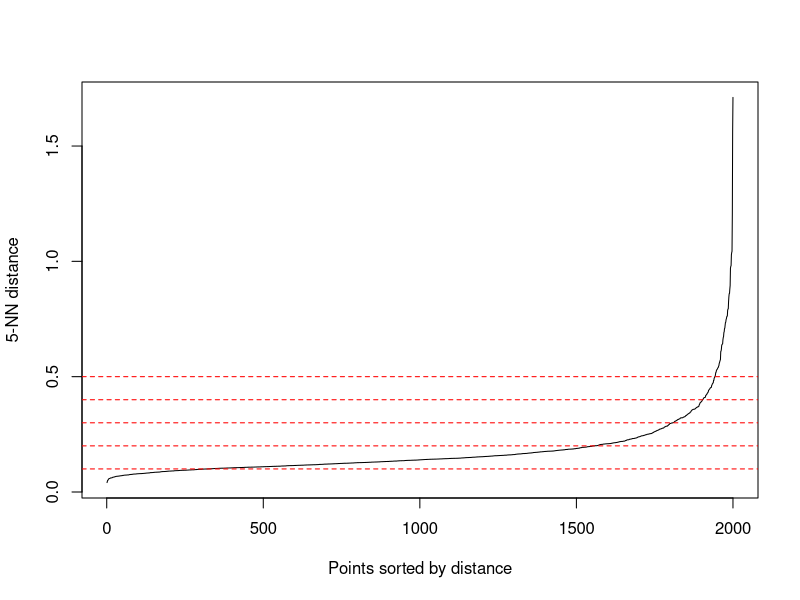
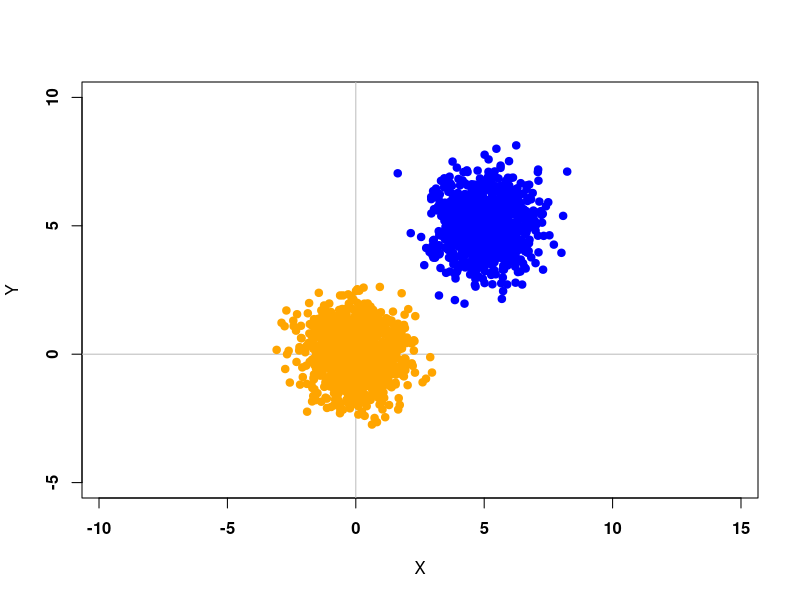

Source code (R) for these figures, in order: (Note: this script raises an error after producing the figures.)
# Test

library(readr)
library(tidyverse)
library(dbscan)

###################################################################################
# Plot some data for C++ project

library(MASS)

S <- matrix(c(1,0,0,1),2,2)
mt1 <- c(5,5)
mt2 <- c(0,0)
n1 <- 1000
n2 <- 1000
n <- n1 + n2

X1 <- mvrnorm(n1, mt1, S)
X2 <- mvrnorm(n2, mt2, S)

DATA_Cpp <- rbind(X1, X2)
kNN1 <- kNNdistplot(DATA_Cpp, k = 5)
abline(h=.1, col = "red", lty=2)
abline(h=.2, col = "red", lty=2)
abline(h=.3, col = "red", lty=2)
abline(h=.4, col = "red", lty=2)
abline(h=.5, col = "red", lty=2)

# Write to CSV
write.csv(DATA_Cpp, "DataCpp-2D-1000.csv")


plot(X1, ylim = c(-5,10), xlim = c(-5,10), pch = 19, col = "blue", xlab = "X", ylab = "Y", font = 2, asp = 1)
abline(v = 0, h = 0, col = "gray")
points(X2, pch = 19, col = "orange")


### Visualization
Data_Cluster <- as.data.frame(read.table("Clustered_1.csv", header=FALSE,sep=","))
Data_Cluster <- as.data.frame(read.table("Clustered_Test.csv", header=FALSE,sep=","))

Data_Cluster <- as.data.frame(read.table("Clustered-2D-2000-Eps-0-3_N-5_Rand-0-2.csv", header=FALSE,sep=","))
Data_Cluster <- as.data.frame(read.table("Data_Clustered_S.csv", header=FALSE,sep=","))
Data_Cluster <- as.data.frame(read.table("DataCpp.csv", header=FALSE,sep=","))
#Data_Cluster <- as.data.frame(read.table("D:/Programming/Data-Mining-EiTI---DBSCAN-VP-TREE-C-/Data_Cluster.csv", header=FALSE,sep=","))

cluster <- as.factor(Data_Cluster[,3])
cluster2 <- as.factor(Data_Cluster[,4])
cluster3 <- as.factor(Data_Cluster[,5])

for (x in c(1:length(Data_Cluster[,3]))) {
  if(Data_Cluster[x,3] != Data_Cluster[x,4] || Data_Cluster[x,4] != Data_Cluster[x,5] || Data_Cluster[x,3] != Data_Cluster[x,5]){
    cat(Data_Cluster[x,3], " | ", Data_Cluster[x,4], " | ", Data_Cluster[x,5], "\n")
  }
}


library(ggplot2)
library(ggforce)
#sp <- ggplot(Data_Cluster[,1:2], aes(x=V1, y=V2, colour = cluster, size = cluster)) + geom_point() + geom_point(size = 50, pch = 1) + coord_cartesian(xlim =c(-1, 8), ylim = c(-1, 8))

sp <- ggplot(Data_Cluster[,1:2], aes(x=V1, y=V2, colour = cluster3)) + geom_point() + scale_x_continuous() + scale_y_continuous() #+ theme(aspect.ratio = 1)
sp <- sp + coord_fixed(ratio = 1)
sp <- sp + geom_point(size=10, pch=1) #+ coord_cartesian(xlim = c(0,4), ylim = c(0,4))
#sp <- sp + geom_point(aes(x=Data_Cluster[63,1], y=Data_Cluster[63,2], colour = 'black'))
show(sp)

P_tab = c(0,2,10,15,16,18,19,22,23,24,30,34,45,59,61,63,64,79,86,94,97,100,102,107)
for (zz in 1:length(P_tab)){
  kappa = P_tab[zz]
  sp <- sp + geom_point(aes(x=Data_Cluster[P_tab[zz],1], y=Data_Cluster[P_tab[zz],2], colour = 'yellow'))
  sp <- sp + geom_point(size=10, pch=1)
}


x <- c(0,1,5)
y <- c(0,1,3)
kappa <- as.data.frame(x)
kappa <- cbind(kappa,y)
sp1 <- ggplot(kappa, aes(x=x, y=y)) + geom_point() + coord_fixed(ratio = 1) + geom_circle(aes(x0=x, y0=y, r= 10), data= kappa)
show(sp1)

  # cols <- c((-1)='red',1='blue',2='green',3='yellow');
# plot(Data_Cluster[,1:2], xlim=c(0,8), ylim=c(0,8),col=cols[Data_Cluster[3]])
#show(3^10)


# 
# forestfires <- read_csv("forestfires.csv")
# View(forestfires)
# 
# 
# #forestfires$ISI <- forestfires$ISI[which.max(forestfires$ISI < 30.0)]
# plot(forestfires$ISI, forestfires$temp, xlim=c(0,26))

# Live <- read_csv("Live.csv")
# View(Live)
# plot(Live$num_comments, Live$num_likes)


# ### Cambridge data
# Cambridge_Crime_Data_2009_2016 <- read_csv("Cambridge Crime Data 2009-2016.csv")
# #View(Cambridge_Crime_Data_2009_2016)
# 
# Cambridge_Crime_Data_2009_2016$Crime <- as.numeric(factor(Cambridge_Crime_Data_2009_2016$Crime))
# Cambridge_Crime_Data_2009_2016$`Crime Date Time` <- as.numeric(factor(Cambridge_Crime_Data_2009_2016$`Crime Date Time`))
# plot(Cambridge_Crime_Data_2009_2016$Crime, Cambridge_Crime_Data_2009_2016$`Crime Date Time`)
# 

# ## Example 1: use dbscan on the iris data set
# data(iris)
# iris <- as.matrix(iris[,1:4])
# ## find suitable eps parameter using a k-NN plot for k = dim + 1
# ## Look for the knee!
# kNNdistplot(iris, k = 5)
# abline(h=.5, col = "red", lty=2)
# res <- dbscan(iris, eps = .5, minPts = 5)
# show(res)
# 
# plot(iris[,1], iris[,3])
